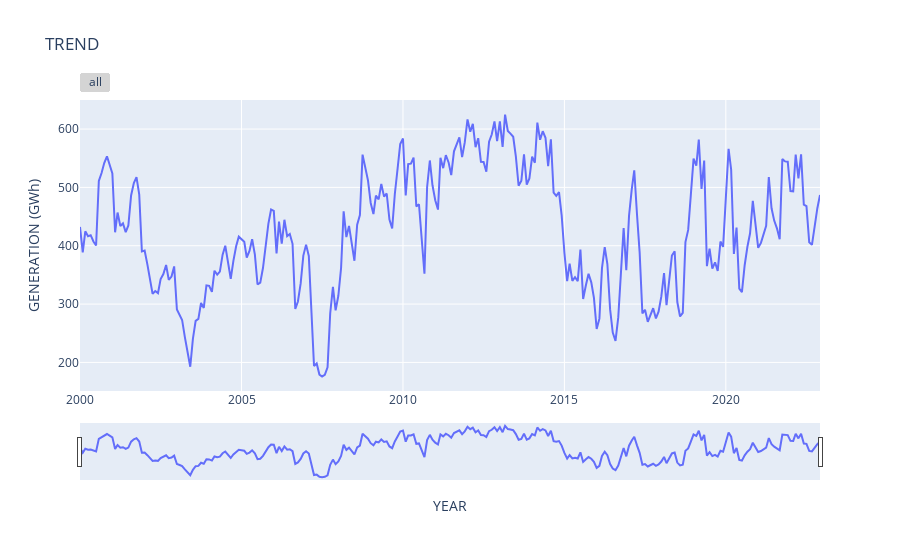

Notebook cell for this chart:
### Code cell
import plotly.express as px
fig = px.line(generation, y='GENERATION (GWh)', title='TREND')

fig.update_xaxes(
    rangeslider_visible=True,
    rangeselector=dict(
        buttons=list([
            dict(step="all")
        ])
    )
)
fig.show()

### Figure 1 — Plotly figure (JSON) as saved in the notebook; plotly's stock layout.template omitted (floating-point values rounded to 4 significant figures; data arrays with more than 128 entries replaced by an {"elided": "..."} marker saying what was removed)
{"data": [{"hovertemplate": "YEAR=%{x}<br>GENERATION (GWh)=%{y}<extra></extra>", "legendgroup": "", "line": {"color": "#636efa", "dash": "solid"}, "marker": {"symbol": "circle"}, "mode": "lines", "name": "", "orientation": "v", "showlegend": false, "type": "scatter", "x": {"elided": "276 str values"}, "xaxis": "x", "y": {"elided": "276 float values"}, "yaxis": "y"}], "layout": {"legend": {"tracegroupgap": 0}, "title": {"text": "TREND"}, "xaxis": {"anchor": "y", "domain": [0, 1], "rangeselector": {"buttons": [{"step": "all"}]}, "rangeslider": {"visible": true}, "title": {"text": "YEAR"}}, "yaxis": {"anchor": "x", "domain": [0, 1], "title": {"text": "GENERATION (GWh)"}}}}
